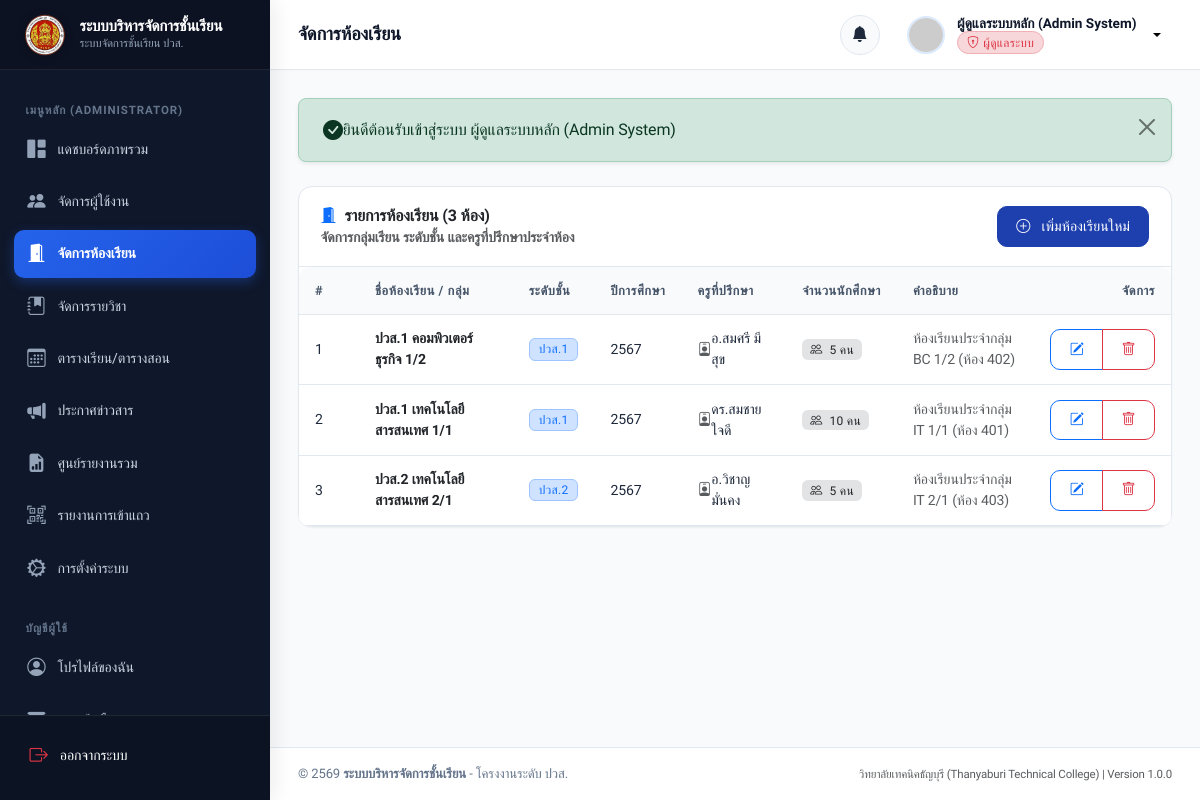
The page /admin/classrooms.php (signed in) on the database its author committed.
### tables this page shows
CREATE TABLE `classrooms` (
  `id` INT AUTO_INCREMENT PRIMARY KEY,
  `name` VARCHAR(100) NOT NULL,
  `level` VARCHAR(20) NOT NULL,
  `department` VARCHAR(100) NOT NULL DEFAULT 'แผนกวิชาเทคโนโลยีสารสนเทศ',
  `academic_year` VARCHAR(10) NOT NULL DEFAULT '2567',
  `homeroom_teacher_id` INT DEFAULT NULL,
  `description` VARCHAR(255) DEFAULT NULL,
  `created_at` DATETIME NOT NULL DEFAULT CURRENT_TIMESTAMP,
  `updated_at` DATETIME NOT NULL DEFAULT CURRENT_TIMESTAMP ON UPDATE CURRENT_TIMESTAMP
);

CREATE TABLE `users` (
  `id` INT AUTO_INCREMENT PRIMARY KEY,
  `username` VARCHAR(50) NOT NULL UNIQUE,
  `password` VARCHAR(255) NOT NULL,
  `role` ENUM('admin', 'teacher', 'student') NOT NULL DEFAULT 'student',
  `email` VARCHAR(100) NOT NULL UNIQUE,
  `full_name` VARCHAR(100) NOT NULL,
  `phone` VARCHAR(20) DEFAULT NULL,
  `avatar` VARCHAR(255) DEFAULT NULL,
  `status` ENUM('active', 'inactive') NOT NULL DEFAULT 'active',
  `created_at` DATETIME NOT NULL DEFAULT CURRENT_TIMESTAMP,
  `updated_at` DATETIME NOT NULL DEFAULT CURRENT_TIMESTAMP ON UPDATE CURRENT_TIMESTAMP,
  INDEX `idx_users_role` (`role`),
  INDEX `idx_users_status` (`status`)
);

### includes/csrf.php (called while the page is built, shortened)
<?php
function generateCsrfToken(): string {
    return $_SESSION['csrf_token'];
}

### admin/classrooms.php (the view, shortened to what this page needs)
<?php
require_once __DIR__ . '/../includes/csrf.php';
require_once __DIR__ . '/../includes/functions.php';
$sql = "
    SELECT c.*,
           u.full_name as teacher_name, t.teacher_code,
           COUNT(s.id) as student_count
    FROM classrooms c
    LEFT JOIN teachers t ON c.homeroom_teacher_id = t.id
    LEFT JOIN users u ON t.user_id = u.id
    LEFT JOIN students s ON c.id = s.classroom_id
    GROUP BY c.id
    ORDER BY c.level ASC, c.name ASC
";
$classrooms = $pdo->query($sql)->fetchAll();
require_once __DIR__ . '/../includes/header.php';
require_once __DIR__ . '/../includes/sidebar.php';
require_once __DIR__ . '/../includes/navbar.php';
?>
<div class="card">
    <div class="card-header flex-column flex-md-row gap-3 align-items-start align-items-md-center">
        <div>
            <h5 class="card-title mb-0"><i class="bi bi-door-open-fill text-primary"></i> รายการห้องเรียน (<?= count($classrooms) ?> ห้อง)</h5>
            <div class="small text-muted">จัดการกลุ่มเรียน ระดับชั้น และครูที่ปรึกษาประจำห้อง</div>
        </div>
        <div>
            <button type="button" class="btn btn-primary" data-bs-toggle="modal" data-bs-target="#addClassModal">
                <i class="bi bi-plus-circle me-1"></i> เพิ่มห้องเรียนใหม่
            </button>
        </div>
    </div>
    <div class="table-responsive">
        <table class="table table-hover align-middle mb-0">
            <thead>
                <tr>
                    <th style="width: 60px;">#</th>
                    <th>ชื่อห้องเรียน / กลุ่ม</th>
                    <th>ระดับชั้น</th>
                    <th>ปีการศึกษา</th>
                    <th>ครูที่ปรึกษา</th>
                    <th>จำนวนนักศึกษา</th>
                    <th>คำอธิบาย</th>
                    <th class="text-end" style="width: 130px;">จัดการ</th>
                </tr>
            </thead>
            <tbody>
                <?php if (empty($classrooms)): ?>
                    <tr>
                        <td colspan="8" class="text-center py-5 text-muted">
                            <i class="bi bi-door-closed fs-1 d-block mb-2"></i>
                            ยังไม่มีข้อมูลห้องเรียนในระบบ
                        </td>
                    </tr>
                <?php else: ?>
                    <?php foreach ($classrooms as $idx => $c): ?>
                        <tr>
                            <td><?= $idx + 1 ?></td>
                            <td>
                                <span class="fw-semibold text-dark"><?= htmlspecialchars($c['name']) ?></span>
                            </td>
                            <td>
                                <span class="badge bg-primary-subtle text-primary border border-primary-subtle"><?= htmlspecialchars($c['level']) ?></span>
                            </td>
                            <td><?= htmlspecialchars($c['academic_year']) ?></td>
                            <td>
                                <?php if (!empty($c['teacher_name'])): ?>
                                    <div class="d-flex align-items-center gap-1.5">
                                        <i class="bi bi-person-badge text-muted"></i>
                                        <span><?= htmlspecialchars($c['teacher_name']) ?></span>
                                    </div>
                                <?php else: ?>
                                    <span class="text-muted small">ยังไม่ได้ระบุ</span>
                                <?php endif; ?>
                            </td>
                            <td>
                                <span class="badge bg-secondary-subtle text-dark fs-7 px-2 py-1">
                                    <i class="bi bi-people me-1"></i> <?= $c['student_count'] ?> คน
                                </span>
                            </td>
                            <td class="small text-muted"><?= htmlspecialchars($c['description'] ?? '-') ?></td>
                            <td class="text-end">
                                <div class="btn-group btn-group-sm">
                                    <button type="button" class="btn btn-outline-primary edit-classroom-btn"
                                            data-bs-toggle="modal" data-bs-target="#editClassModal"
                                            data-id="<?= $c['id'] ?>"
                                            data-name="<?= htmlspecialchars($c['name']) ?>"
                                            data-level="<?= htmlspecialchars($c['level']) ?>"
                                            data-year="<?= htmlspecialchars($c['academic_year']) ?>"
                                            data-teacher="<?= $c['homeroom_teacher_id'] ?? '' ?>"
                                            data-desc="<?= htmlspecialchars($c['description'] ?? '') ?>">
                                        <i class="bi bi-pencil-square"></i>
                                    </button>
                                    <button type="button" class="btn btn-outline-danger"
                                            onclick="confirmDelete('<?= BASE_URL ?>admin/classrooms.php?action=delete&id=<?= $c['id'] ?>&csrf_token=<?= generateCsrfToken() ?>', 'ยืนยันลบห้องเรียน <?= addslashes($c['name']) ?>?')">
                                        <i class="bi bi-trash"></i>
                                    </button>
                                </div>
                            </td>
                        </tr>
                    <?php endforeach; ?>
                <?php endif; ?>
            </tbody>
        </table>
    </div>
</div>
<?php require_once __DIR__ . '/../includes/footer.php'; ?>

### assets/css/style.css (style rules this page uses)
:root { --primary: #1e40af; --primary-hover: #1d4ed8; --primary-light: #eff6ff; --primary-rgb: 30, 64, 175; --secondary: #475569; --accent: #3b82f6; --accent-light: #dbeafe; --success: #10b981; --success-light: #ecfdf5; --warning: #f59e0b; --warning-light: #fffbeb; --danger: #ef4444; --danger-light: #fef2f2; --info: #06b6d4; --info-light: #ecfeff; --dark: #0f172a; --dark-surface: #1e293b; --light-bg: #f8fafc; --card-bg: #ffffff; --border-color: #e2e8f0; --border-focus: #93c5fd; --text-main: #1e293b; --text-muted: #64748b; --text-light: #94a3b8; --sidebar-width: 270px; --topbar-height: 70px; --radius-sm: 0.375rem; --radius-md: 0.625rem; --radius-lg: 0.875rem; --radius-xl: 1.25rem; --shadow-sm: 0 1px 2px 0 rgb(0 0 0 / 0.05); --shadow-md: 0 4px 6px -1px rgb(0 0 0 / 0.07), 0 2px 4px -2px rgb(0 0 0 / 0.05); --shadow-lg: 0 10px 15px -3px rgb(0 0 0 / 0.08), 0 4px 6px -4px rgb(0 0 0 / 0.04); --shadow-xl: 0 20px 25px -5px rgb(0 0 0 / 0.1), 0 8px 10px -6px rgb(0 0 0 / 0.05); --transition: all 0.2s cubic-bezier(0.4, 0, 0.2, 1); }
* { box-sizing: border-box; }
body { font-family: 'Prompt', -apple-system, BlinkMacSystemFont, 'Segoe UI', Roboto, sans-serif; background-color: var(--light-bg); color: var(--text-main); min-height: 100vh; margin: 0; display: flex; flex-direction: column; overflow-x: hidden; letter-spacing: -0.01em; }
h1, h2, h3, h4, h5, h6 { color: var(--dark); font-weight: 600; line-height: 1.35; }
.card { background-color: var(--card-bg); border: 1px solid var(--border-color); border-radius: var(--radius-lg); box-shadow: var(--shadow-sm); transition: var(--transition); margin-bottom: 1.5rem; }
.card-header { background-color: transparent; border-bottom: 1px solid var(--border-color); padding: 1.15rem 1.35rem; display: flex; align-items: center; justify-content: space-between; font-weight: 600; }
.card-header .card-title { margin: 0; font-size: 1rem; font-weight: 600; display: flex; align-items: center; gap: 0.5rem; }
.btn { font-family: inherit; font-weight: 500; padding: 0.55rem 1.15rem; border-radius: var(--radius-md); transition: var(--transition); display: inline-flex; align-items: center; justify-content: center; gap: 0.45rem; font-size: 0.88rem; }
.btn-primary { background-color: var(--primary); border-color: var(--primary); }
.table-responsive { border-radius: var(--radius-md); overflow-x: auto; }
.table { width: 100%; margin-bottom: 0; vertical-align: middle; border-color: var(--border-color); }
.table th { background-color: #f8fafc; color: var(--secondary); font-size: 0.8rem; font-weight: 600; text-transform: uppercase; letter-spacing: 0.04em; padding: 0.85rem 1rem; border-bottom: 1px solid var(--border-color); white-space: nowrap; }
.table td { padding: 0.85rem 1rem; font-size: 0.88rem; color: var(--text-main); border-bottom: 1px solid var(--border-color); }
.badge { font-weight: 500; font-size: 0.75rem; padding: 0.35em 0.75em; letter-spacing: 0.02em; }

### rows shown on the page
classrooms: name "ปวส.1 คอมพิวเตอร์ธุรกิจ 1/2", level "ปวส.1", academic_year "2567", users.full_name "อ.สมศรี มีสุข", student_count "5", description "ห้องเรียนประจำกลุ่ม BC 1/2 (ห้อง 402)"
classrooms: name "ปวส.1 เทคโนโลยีสารสนเทศ 1/1", level "ปวส.1", academic_year "2567", users.full_name "ดร.สมชาย ใจดี", student_count "10", description "ห้องเรียนประจำกลุ่ม IT 1/1 (ห้อง 401)"
classrooms: name "ปวส.2 เทคโนโลยีสารสนเทศ 2/1", level "ปวส.2", academic_year "2567", users.full_name "อ.วิชาญ มั่นคง", student_count "5", description "ห้องเรียนประจำกลุ่ม IT 2/1 (ห้อง 403)"

### other values the page prints
APP_NAME "ระบบบริหารจัดการชั้นเรียน"
$pageTitle "จัดการห้องเรียน"
$currentUser['full_name'] "ผู้ดูแลระบบหลัก (Admin System)"
$msg "ยินดีต้อนรับเข้าสู่ระบบ ผู้ดูแลระบบหลัก (Admin System)"
count($classrooms) "3"
APP_SUBTITLE "วิทยาลัยเทคนิคธัญบุรี (Thanyaburi Technical College)"
APP_VERSION "1.0.0"
